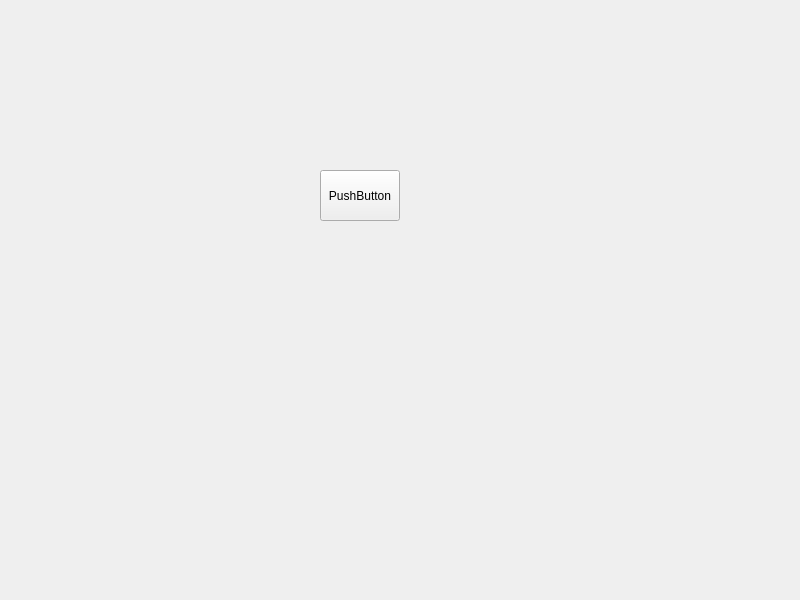
<?xml version="1.0" encoding="UTF-8"?>
<ui version="4.0">
 <class>Widget</class>
 <widget class="QWidget" name="Widget">
  <property name="geometry">
   <rect>
    <x>0</x>
    <y>0</y>
    <width>800</width>
    <height>600</height>
   </rect>
  </property>
  <property name="windowTitle">
   <string>Widget</string>
  </property>
  <widget class="PushButton" name="pushButton">
   <property name="geometry">
    <rect>
     <x>320</x>
     <y>170</y>
     <width>80</width>
     <height>51</height>
    </rect>
   </property>
   <property name="text">
    <string>PushButton</string>
   </property>
  </widget>
 </widget>
 <customwidgets>
  <customwidget>
   <class>PushButton</class>
   <extends>QPushButton</extends>
   <header>qfluentwidgets</header>
  </customwidget>
 </customwidgets>
 <resources/>
 <connections/>
</ui>
